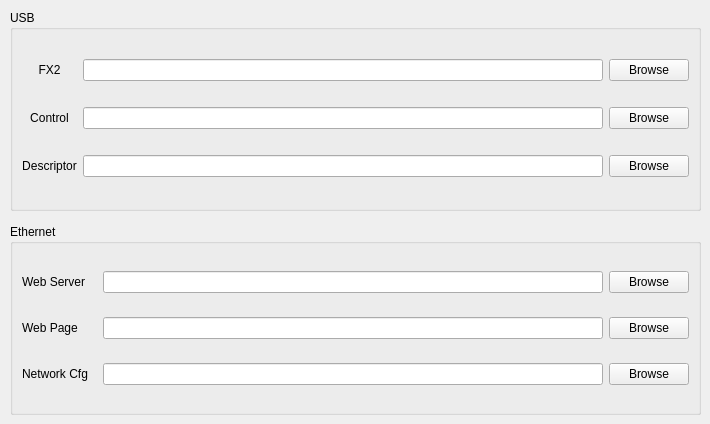
            <widget class="QWidget" name="prgmPgGee">
             <widget class="QGroupBox" name="gbPrgmEthernet">
              <property name="geometry">
               <rect>
                <x>10</x>
                <y>224</y>
                <width>691</width>
                <height>191</height>
               </rect>
              </property>
              <property name="title">
               <string>Ethernet</string>
              </property>
              <layout class="QGridLayout" name="gridLayout_8">
               <item row="0" column="0">
                <widget class="QLabel" name="lblPrgmWebServer">
                 <property name="minimumSize">
                  <size>
                   <width>75</width>
                   <height>0</height>
                  </size>
                 </property>
                 <property name="text">
                  <string>Web Server</string>
                 </property>
                </widget>
               </item>
               <item row="0" column="1">
                <widget class="QLineEdit" name="editPrgmAspenWebServer">
                 <property name="maximumSize">
                  <size>
                   <width>525</width>
                   <height>16777215</height>
                  </size>
                 </property>
                </widget>
               </item>
               <item row="0" column="2">
                <widget class="QPushButton" name="btnPrgmAspenWebServer">
                 <property name="text">
                  <string>Browse</string>
                 </property>
                 <property name="checkable">
                  <bool>true</bool>
                 </property>
                </widget>
               </item>
               <item row="1" column="0">
                <widget class="QLabel" name="lblPrgmWebPage">
                 <property name="minimumSize">
                  <size>
                   <width>75</width>
                   <height>0</height>
                  </size>
                 </property>
                 <property name="maximumSize">
                  <size>
                   <width>75</width>
                   <height>16777215</height>
                  </size>
                 </property>
                 <property name="text">
                  <string>Web Page</string>
                 </property>
                </widget>
               </item>
               <item row="1" column="1">
                <widget class="QLineEdit" name="editPrgmAspenPage">
                 <property name="maximumSize">
                  <size>
                   <width>525</width>
                   <height>16777215</height>
                  </size>
                 </property>
                </widget>
               </item>
               <item row="1" column="2">
                <widget class="QPushButton" name="btnPrgmAspenWebPage">
                 <property name="text">
                  <string>Browse</string>
                 </property>
                 <property name="checkable">
                  <bool>true</bool>
                 </property>
                </widget>
               </item>
               <item row="2" column="0">
                <widget class="QLabel" name="lblPrgmNetCfg">
                 <property name="minimumSize">
                  <size>
                   <width>75</width>
                   <height>0</height>
                  </size>
                 </property>
                 <property name="maximumSize">
                  <size>
                   <width>75</width>
                   <height>16777215</height>
                  </size>
                 </property>
                 <property name="text">
                  <string>Network Cfg</string>
                 </property>
                </widget>
               </item>
               <item row="2" column="1">
                <widget class="QLineEdit" name="editPrgmAspenWebCfg">
                 <property name="maximumSize">
                  <size>
                   <width>525</width>
                   <height>16777215</height>
                  </size>
                 </property>
                </widget>
               </item>
               <item row="2" column="2">
                <widget class="QPushButton" name="btnPrgmAspenWebCfg">
                 <property name="text">
                  <string>Browse</string>
                 </property>
                 <property name="checkable">
                  <bool>true</bool>
                 </property>
                </widget>
               </item>
              </layout>
             </widget>
             <widget class="QGroupBox" name="gbPrgmFirmware_2">
              <property name="geometry">
               <rect>
                <x>10</x>
                <y>10</y>
                <width>691</width>
                <height>201</height>
               </rect>
              </property>
              <property name="title">
               <string>USB</string>
              </property>
              <layout class="QGridLayout" name="gridLayout">
               <item row="0" column="0">
                <widget class="QLabel" name="lblPrgmFx2">
                 <property name="text">
                  <string>FX2</string>
                 </property>
                 <property name="alignment">
                  <set>Qt::AlignCenter</set>
                 </property>
                </widget>
               </item>
               <item row="0" column="1">
                <widget class="QLineEdit" name="editPrgmAspenFx2">
                 <property name="maximumSize">
                  <size>
                   <width>525</width>
                   <height>16777215</height>
                  </size>
                 </property>
                </widget>
               </item>
               <item row="0" column="2">
                <widget class="QPushButton" name="btnPrgmAspenFx2">
                 <property name="text">
                  <string>Browse</string>
                 </property>
                 <property name="checkable">
                  <bool>true</bool>
                 </property>
                </widget>
               </item>
               <item row="1" column="0">
                <widget class="QLabel" name="lblPrgmControl">
                 <property name="text">
                  <string>Control</string>
                 </property>
                 <property name="alignment">
                  <set>Qt::AlignCenter</set>
                 </property>
                </widget>
               </item>
               <item row="1" column="1">
                <widget class="QLineEdit" name="editPrgmAspenCtrl">
                 <property name="maximumSize">
                  <size>
                   <width>525</width>
                   <height>16777215</height>
                  </size>
                 </property>
                </widget>
               </item>
               <item row="1" column="2">
                <widget class="QPushButton" name="btnPrgmAspenCtrl">
                 <property name="text">
                  <string>Browse</string>
                 </property>
                 <property name="checkable">
                  <bool>true</bool>
                 </property>
                </widget>
               </item>
               <item row="2" column="0">
                <widget class="QLabel" name="lblPrgmDescr">
                 <property name="text">
                  <string>Descriptor</string>
                 </property>
                 <property name="alignment">
                  <set>Qt::AlignCenter</set>
                 </property>
                </widget>
               </item>
               <item row="2" column="1">
                <widget class="QLineEdit" name="editPrgmAspenDescriptor">
                 <property name="maximumSize">
                  <size>
                   <width>525</width>
                   <height>16777215</height>
                  </size>
                 </property>
                </widget>
               </item>
               <item row="2" column="2">
                <widget class="QPushButton" name="btnPrgmAspenDescriptor">
                 <property name="text">
                  <string>Browse</string>
                 </property>
                 <property name="checkable">
                  <bool>true</bool>
                 </property>
                </widget>
               </item>
              </layout>
             </widget>
            </widget>
